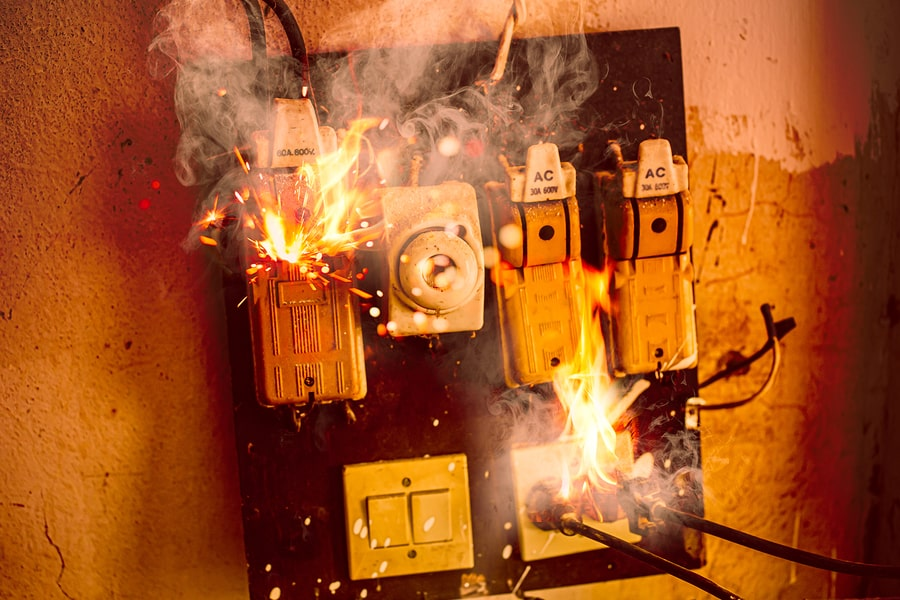
#> input picture elektrik.jpeg, 900 x 600 px
$ python image_processing_demo.py elektrik.jpeg
#> lines starting #> are read from the running program, lines starting #| are printed output that depends on the picture; after the words box and inside, x2 and y2 are one past the last pixel; in counts of white or black regions, pixels touching at a corner belong together
from __future__ import annotations

import argparse
from pathlib import Path

import cv2


def process_image(
    input_path: Path,
    output_dir: Path,
    threshold: int,
) -> tuple[Path, Path, Path]:
    """Create direct grayscale, converted grayscale and binary outputs."""
#> called with threshold = 127
    color_image = cv2.imread(str(input_path), cv2.IMREAD_COLOR)
#> color_image is the input picture: shape (600, 900, 3); mean B, G, R 35.5, 85.3, 165.1
    direct_gray = cv2.imread(str(input_path), cv2.IMREAD_GRAYSCALE)
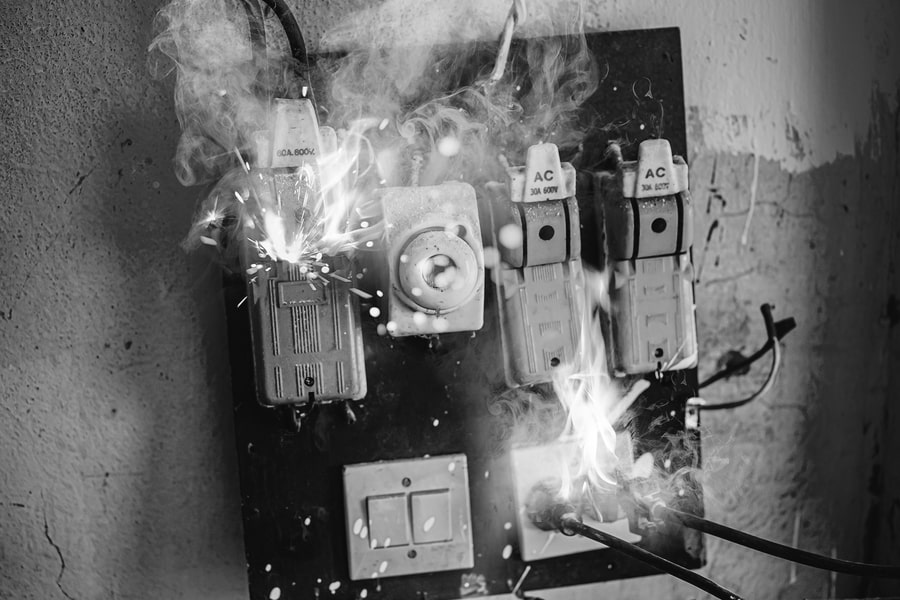
#> direct_gray: shape (600, 900); min 0, max 255, mean 103.5

    if color_image is None or direct_gray is None:
        raise FileNotFoundError(f"Image could not be read: {input_path}")

    converted_gray = cv2.cvtColor(color_image, cv2.COLOR_BGR2GRAY)
    _, binary_image = cv2.threshold(
        converted_gray,
        threshold,
        255,
        cv2.THRESH_BINARY,
    )
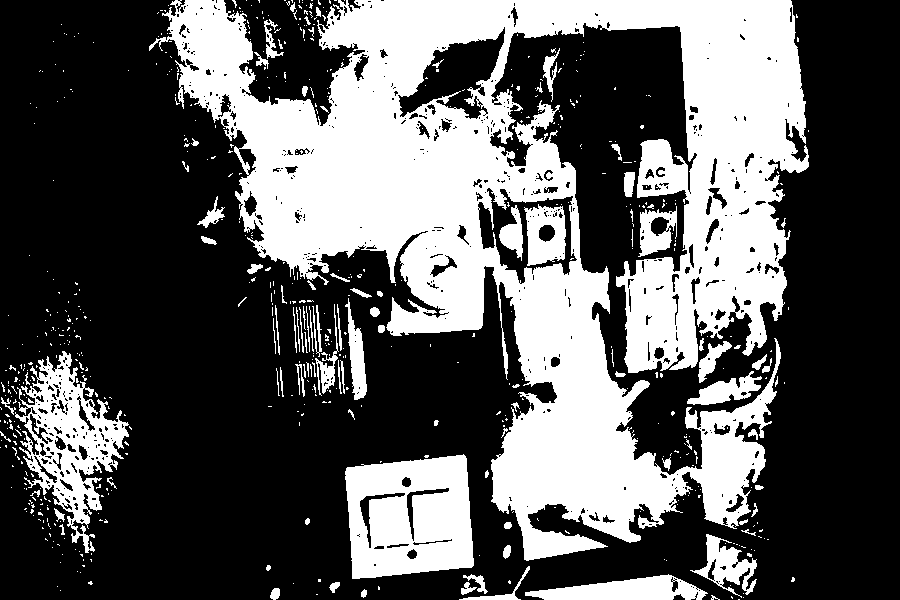
#> binary_image: shape (600, 900); 35.8% white; 630 white regions (536 under 20 px), largest, box (x1, y1, x2, y2) and area: (149, 0, 809, 561) 153416, (345, 454, 474, 579) 12711, (15, 351, 129, 553) 8573

    # OpenCV stores color images as BGR. This conversion produces an RGB array
    # suitable for libraries such as Matplotlib.
    rgb_image = cv2.cvtColor(color_image, cv2.COLOR_BGR2RGB)
    print(f"BGR shape: {color_image.shape}; RGB shape: {rgb_image.shape}")
#| BGR shape: (600, 900, 3); RGB shape: (600, 900, 3)

    output_dir.mkdir(parents=True, exist_ok=True)
    stem = input_path.stem
    direct_path = output_dir / f"{stem}_gray_direct.png"
    converted_path = output_dir / f"{stem}_gray_converted.png"
    binary_path = output_dir / f"{stem}_binary.png"

    cv2.imwrite(str(direct_path), direct_gray)
    cv2.imwrite(str(converted_path), converted_gray)
    cv2.imwrite(str(binary_path), binary_image)
    return direct_path, converted_path, binary_path


def parse_args() -> argparse.Namespace:
    parser = argparse.ArgumentParser(
        description="Create grayscale and binary versions of an image with OpenCV."
    )
    parser.add_argument("input", type=Path, help="Path to the source image")
    parser.add_argument(
        "--output-dir",
        type=Path,
        default=Path("outputs"),
        help="Directory for generated images (default: outputs)",
    )
    parser.add_argument(
        "--threshold",
        type=int,
        default=127,
        choices=range(256),
        metavar="0-255",
        help="Binary threshold value (default: 127)",
    )
    parser.add_argument(
        "--show",
        action="store_true",
        help="Display the generated images in OpenCV windows",
    )
    return parser.parse_args()


def main() -> None:
    args = parse_args()
    output_paths = process_image(args.input, args.output_dir, args.threshold)
    for path in output_paths:
        print(f"Saved: {path}")

    if args.show:
        color_image = cv2.imread(str(args.input), cv2.IMREAD_COLOR)
        gray_image = cv2.imread(str(output_paths[1]), cv2.IMREAD_GRAYSCALE)
        binary_image = cv2.imread(str(output_paths[2]), cv2.IMREAD_GRAYSCALE)
        cv2.imshow("Original", color_image)
        cv2.imshow("Grayscale", gray_image)
        cv2.imshow("Binary", binary_image)
        cv2.waitKey(0)
        cv2.destroyAllWindows()


if __name__ == "__main__":
    main()
